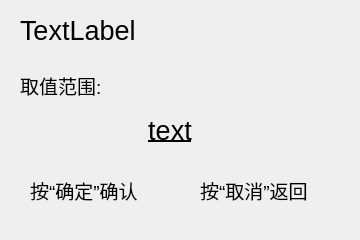
<?xml version="1.0" encoding="UTF-8"?>
<ui version="4.0">
 <class>action_set</class>
 <widget class="QDialog" name="action_set">
  <property name="geometry">
   <rect>
    <x>0</x>
    <y>0</y>
    <width>360</width>
    <height>240</height>
   </rect>
  </property>
  <property name="windowTitle">
   <string>Dialog</string>
  </property>
  <widget class="QLabel" name="label_input_value">
   <property name="geometry">
    <rect>
     <x>90</x>
     <y>110</y>
     <width>160</width>
     <height>40</height>
    </rect>
   </property>
   <property name="font">
    <font>
     <family>Ubuntu</family>
     <pointsize>20</pointsize>
     <weight>50</weight>
     <italic>false</italic>
     <bold>false</bold>
     <underline>true</underline>
    </font>
   </property>
   <property name="text">
    <string>text</string>
   </property>
   <property name="alignment">
    <set>Qt::AlignCenter</set>
   </property>
  </widget>
  <widget class="QLabel" name="label">
   <property name="geometry">
    <rect>
     <x>30</x>
     <y>180</y>
     <width>151</width>
     <height>21</height>
    </rect>
   </property>
   <property name="font">
    <font>
     <pointsize>14</pointsize>
    </font>
   </property>
   <property name="text">
    <string>按“确定”确认</string>
   </property>
  </widget>
  <widget class="QLabel" name="label_3">
   <property name="geometry">
    <rect>
     <x>20</x>
     <y>70</y>
     <width>91</width>
     <height>30</height>
    </rect>
   </property>
   <property name="font">
    <font>
     <pointsize>14</pointsize>
    </font>
   </property>
   <property name="text">
    <string>取值范围:</string>
   </property>
  </widget>
  <widget class="QLabel" name="label_parameter_name">
   <property name="geometry">
    <rect>
     <x>20</x>
     <y>10</y>
     <width>291</width>
     <height>41</height>
    </rect>
   </property>
   <property name="font">
    <font>
     <pointsize>20</pointsize>
    </font>
   </property>
   <property name="text">
    <string>TextLabel</string>
   </property>
  </widget>
  <widget class="QLabel" name="label_2">
   <property name="geometry">
    <rect>
     <x>200</x>
     <y>180</y>
     <width>141</width>
     <height>21</height>
    </rect>
   </property>
   <property name="font">
    <font>
     <pointsize>14</pointsize>
    </font>
   </property>
   <property name="text">
    <string>按“取消”返回</string>
   </property>
  </widget>
  <widget class="QLabel" name="label_range_set">
   <property name="geometry">
    <rect>
     <x>110</x>
     <y>80</y>
     <width>200</width>
     <height>30</height>
    </rect>
   </property>
   <property name="font">
    <font>
     <pointsize>14</pointsize>
    </font>
   </property>
   <property name="text">
    <string/>
   </property>
  </widget>
 </widget>
 <resources/>
 <connections/>
</ui>
